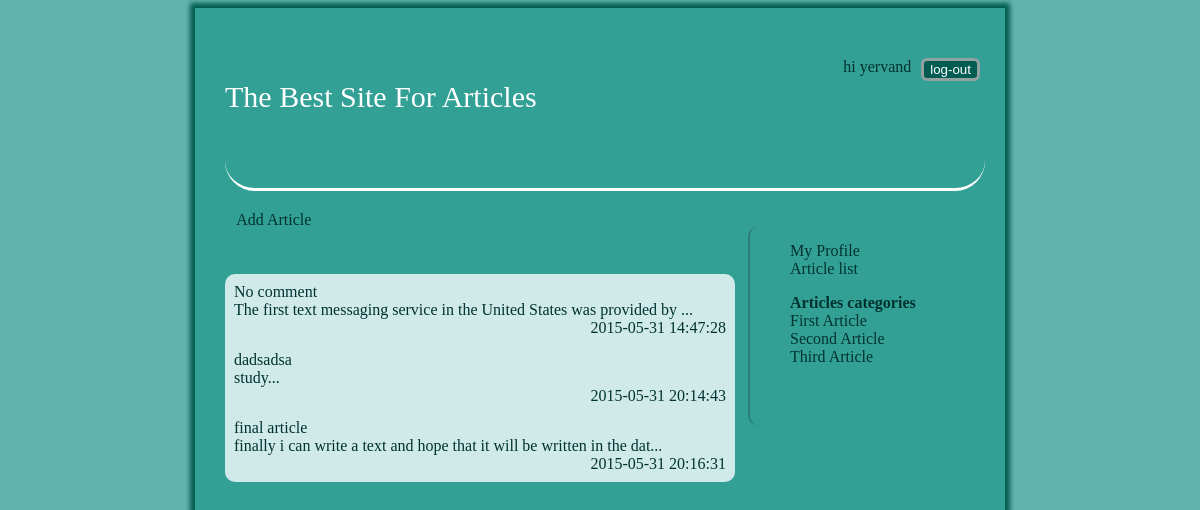
/article_list.php (signed in), run on the app's committed database.
### tables this page shows
CREATE TABLE `article` (
  `id` int(6) unsigned NOT NULL AUTO_INCREMENT,
  `title` text,
  `content` text,
  `reg_date` timestamp NOT NULL DEFAULT CURRENT_TIMESTAMP ON UPDATE CURRENT_TIMESTAMP,
  `owner_id` int(6) DEFAULT NULL,
  `category` varchar(255) DEFAULT NULL,
  PRIMARY KEY (`id`)
);

### model/link.php (called while the page is built, shortened)
<?php
class DatabaseConnection {
 	public $host = "localhost";
 	public $user = "root";
 	public $password = "root";
 	public $database ="test";
 	public function __construct () {
		return $this->link = mysqli_connect($this->host,$this->user,$this->password,$this->database);
 	}
}
?>

### controller/article.php (called while the page is built, shortened)
<?php
require_once("model/user.php");
require_once("model/article.php");
Class ArticleController {
	public $articleModel;
	public function __construct (){
		$this->articleModel =  new ArticleModel();
	}
	public function getArticles (){
		$articles = $this->articleModel->getArticles();
		$count = count($articles);
		for ($i =0; $i < $count; $i++) {
			$articles[$i]->content = substr($articles[$i]->content, 0,70);
		}
		return $articles;
	}
}
?>

### model/article.php (called while the page is built, shortened)
<?php
require_once("link.php");
require_once("class/article.php");
Class ArticleModel extends DatabaseConnection {
	public function getArticles() {
		$sql = "select * from article";
		$result = $this->link->query($sql);
		$articles = array();
		$index = 0;
		while($row = mysqli_fetch_array($result)) {
			$articles[$index] = new Article($row);
			$index++;
		}
		return $articles;
	}
}
?>

### class/article.php (called while the page is built, shortened)
<?php
class Article {
	public function __construct ($row) {
		$this->id = $row["id"];
		$this->title = $row["title"];
		$this->content = $row["content"];
		$this->reg_date = $row["reg_date"];
	}
}
?>

### article_list.php (the view, shortened to what this page needs)
<?php
require_once("header.php");
require_once("sidebar.php");
require_once("controller/article.php");
$articleController = new ArticleController();
if ($_SESSION["admin"] === '1') {
	echo '<a href="add_article.php"><div class="addArticle">Add Article</div></a>';
}
?>
<div class="content">
<?php
$articles = $articleController->getArticles();
$count = count($articles);
for ($i = 0; $i < $count; $i++) {
?>
<div class="fullArtsDivsConteiner">
	<a  href="article.php?id=<?= $articles[$i]->id?>">
		<div class="fullArtsDivs">
			<div class="title">
				<?= $articles[$i]->title ?>
			</div>
			<div>
				<?= $articles[$i]->content .'...' ?>
			</div>
			<div class="date"><?= $articles[$i]->reg_date ?>
			</div>
		</div>
	</a>
</div>
<?php
}
?>
				</div>
			</div>
	</body>
</html>

### css/style.css (style rules this page uses)
body { background: #62B5AE; text-align: center; }
ul, span, a, div { color: #00332F; }
.content { width: 68%; margin: 25px 0; display: inline-block; float: left; background: #CFEAE8; border-radius: 10px; min-height: 200px; }
.fullArtsDivs { margin: 4px 4px 4px; padding: 5px; box-shadow: 0px 0px 10px 0px width; border-radius: 10px; }
a { text-decoration: none; }
.addArticle { margin: 10px auto 10px; height-min: 30px; padding: 10px; width: 97%; border-radius: 3px; }
.date { text-align: right; }

### data on the page
article: title "No comment", content "The first text messaging service in the United States was provided by", reg_date "2015-05-31 14:47:28"
article: title "dadsadsa", content "study", reg_date "2015-05-31 20:14:43"
article: title "final article", content "finally i can write a text and hope that it will be written in the dat", reg_date "2015-05-31 20:16:31"

### other printed values
$_SESSION["name"] "yervand"
